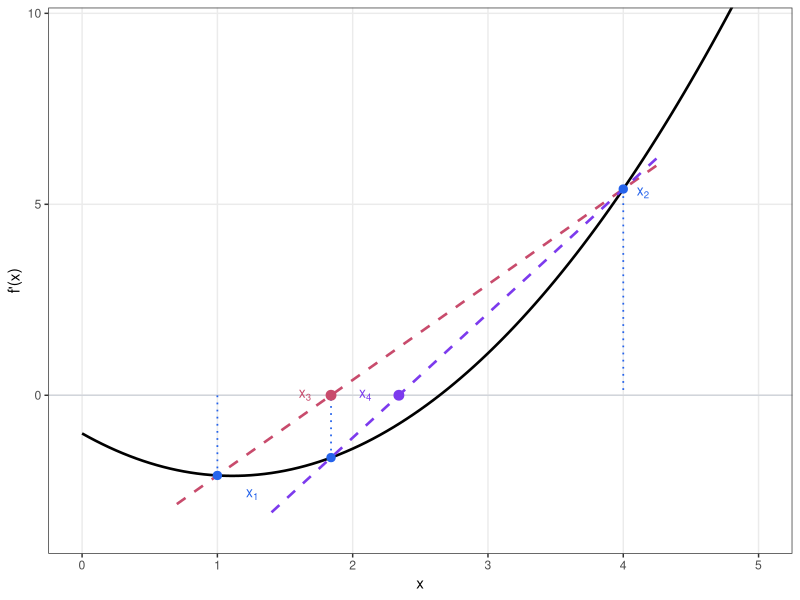

Reproduce this figure in R.
# Used in: slides/03-univariate-optimization/slides-univariate-3-further.tex
#
# Two iterations of the secant method applied to f' in a single plot.

library(ggplot2)

dir.create("../figure", recursive = TRUE, showWarnings = FALSE)

palette = list(
  curve = "black",
  secant1 = "#C84B6C",
  secant2 = "#7C3AED",
  points = "#2563EB",
  zeroline = "#D1D5DB"
)

f_prime = function(x) 0.9 * x^2 - 2 * x - 1

secant_step = function(xa, xb) {
  fa = f_prime(xa)
  fb = f_prime(xb)
  xb - fb * (xb - xa) / (fb - fa)
}

x1 = 1.0
x2 = 4.0
x3 = secant_step(x1, x2) # ≈ 1.667
x4 = secant_step(x2, x3) # ≈ 2.091

make_secant_fn = function(xa, xb) {
  fa = f_prime(xa)
  fb = f_prime(xb)
  slope = (fb - fa) / (xb - xa)
  intercept = fa - slope * xa
  function(x) slope * x + intercept
}

secant1 = make_secant_fn(x1, x2)
secant2 = make_secant_fn(x2, x3)

x_range = c(0.0, 5.0)
y_lim = c(-3.5, 9.5)

p = ggplot() +
  geom_hline(yintercept = 0, colour = palette$zeroline, linewidth = 0.5) +
  # f' curve
  stat_function(fun = f_prime, xlim = x_range, linewidth = 0.9) +
  # Step 1 secant: through (x1, f'(x1)) and (x2, f'(x2))
  stat_function(fun = secant1, xlim = c(0.7, 4.3), colour = palette$secant1, linetype = "dashed", linewidth = 0.9) +
  # Step 2 secant: through (x2, f'(x2)) and (x3, f'(x3))
  stat_function(fun = secant2, xlim = c(1.4, 4.3), colour = palette$secant2, linetype = "dashed", linewidth = 0.9) +
  # Drop lines for evaluation points
  geom_segment(
    aes(x = x1, xend = x1, y = f_prime(x1), yend = 0),
    colour = palette$points,
    linetype = "dotted",
    linewidth = 0.6
  ) +
  geom_segment(
    aes(x = x2, xend = x2, y = f_prime(x2), yend = 0),
    colour = palette$points,
    linetype = "dotted",
    linewidth = 0.6
  ) +
  geom_segment(
    aes(x = x3, xend = x3, y = f_prime(x3), yend = 0),
    colour = palette$points,
    linetype = "dotted",
    linewidth = 0.6
  ) +
  # Points on f' curve
  geom_point(aes(x = x1, y = f_prime(x1)), colour = palette$points, size = 2.5) +
  geom_point(aes(x = x2, y = f_prime(x2)), colour = palette$points, size = 2.5) +
  geom_point(aes(x = x3, y = f_prime(x3)), colour = palette$points, size = 2.5) +
  # New proposals on x-axis
  geom_point(aes(x = x3, y = 0), colour = palette$secant1, size = 3) +
  geom_point(aes(x = x4, y = 0), colour = palette$secant2, size = 3) +
  # Labels on the f' curve
  annotate(
    "text",
    x = x1 + 0.3,
    y = f_prime(x1) - 0.5,
    label = "x[1]",
    colour = palette$points,
    size = 3.5,
    parse = TRUE,
    hjust = 1
  ) +
  annotate(
    "text",
    x = x2 + 0.1,
    y = f_prime(x2) - 0.1,
    label = "x[2]",
    colour = palette$points,
    size = 3.5,
    parse = TRUE,
    hjust = 0
  ) +
  # Labels for new proposals below x-axis
  annotate(
    "text",
    x = x3 - 0.15,
    y = 0,
    label = "x[3]",
    colour = palette$secant1,
    size = 3.5,
    parse = TRUE,
    hjust = 1
  ) +
  annotate(
    "text",
    x = x4 - 0.25,
    y = 0,
    label = "x[4]",
    colour = palette$secant2,
    size = 3.5,
    parse = TRUE
  ) +
  coord_cartesian(xlim = x_range, ylim = y_lim) +
  labs(x = "x", y = "f'(x)") +
  theme_bw(base_size = 11) +
  theme(panel.grid.minor = element_blank())

ggsave("../figure/secant.pdf", plot = p, width = 4, height = 3)
